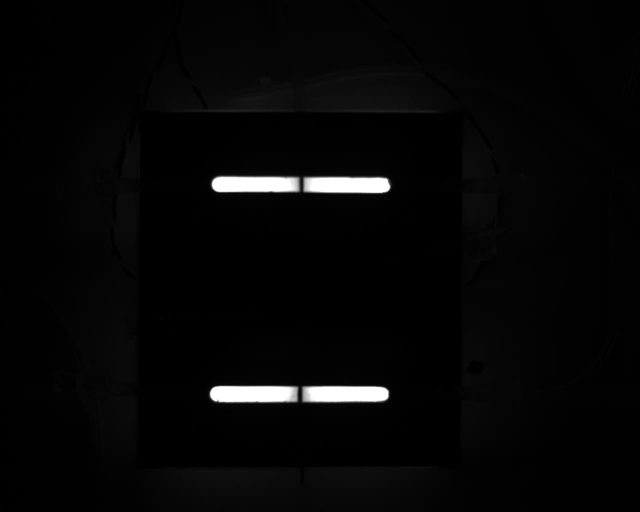
#> input picture frame 41 of Camera/outpy01.avi, 1280 x 1024 px, given in place of 8.avi, which was not available (shown at 1/2 size)
$ python ImgProcessing.py   (older library calls are emulated)
#> lines starting #> are read from the running program, lines starting #| are printed output that depends on the picture; after the words box and inside, x2 and y2 are one past the last pixel; in counts of white or black regions, pixels touching at a corner belong together; pictures that were not available may be replaced by others from this repository, and a replacement may not be noted
import cv2
import matplotlib.pyplot as plt
import numpy as np

# img = cv2.imread('test04.jpg')
cap = cv2.VideoCapture('8.avi')
cap.set(1, 41)
ret, img = cap.read()
#> img is the input picture: shape (1024, 1280, 3); min 0, max 255, mean 6.7

gray = cv2.cvtColor(img, cv2.COLOR_BGR2GRAY)

kernel_factor = 5
LOW_1 = 50
UPPER_1 = 90
LOW_2 = 0
UPPER_2 = 255


kernel = np.ones((kernel_factor,kernel_factor), np.uint8)
erosion = cv2.erode(img, kernel, iterations=1)
dilation = cv2.dilate(img, kernel, iterations=1)
closing = cv2.morphologyEx(img, cv2.MORPH_CLOSE, kernel)
opening = cv2.morphologyEx(img, cv2.MORPH_OPEN, kernel)

blur1 = cv2.medianBlur(gray, kernel_factor)
blur2 = cv2.GaussianBlur(gray, (kernel_factor,kernel_factor),0)

img_range = cv2.inRange(gray, LOW_1, UPPER_1)
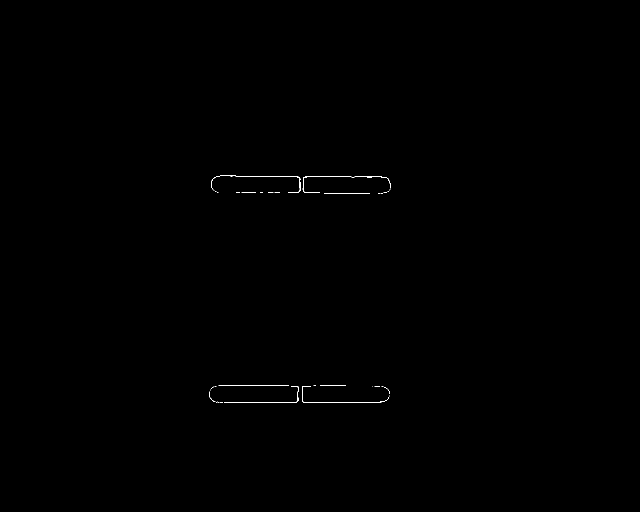
#> img_range: shape (1024, 1280) (shown at 1/2 size); 0.11% white in thin lines or dots, all inside (x1, y1, x2, y2) = (418, 351, 782, 806)

ret1, img1 = cv2.threshold(blur2, LOW_2, UPPER_2, cv2.THRESH_BINARY+cv2.THRESH_OTSU)
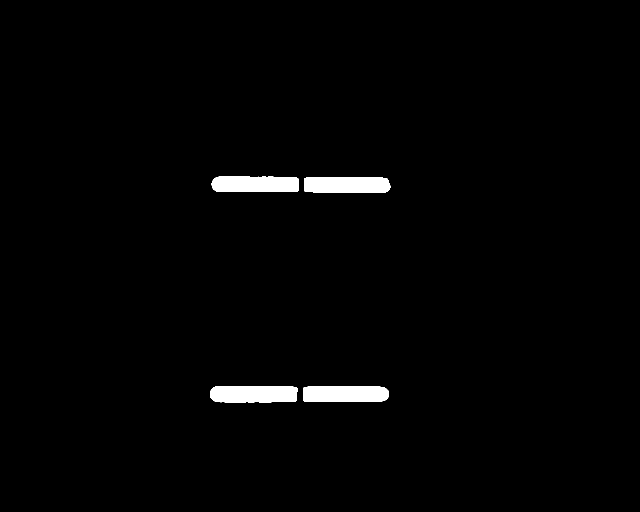
#> img1: shape (1024, 1280) (shown at 1/2 size); 1.6% white; 4 white regions, box (x1, y1, x2, y2) and area: (420, 772, 595, 805) 5492, (608, 354, 781, 386) 5236, (606, 772, 778, 804) 5215, (423, 353, 598, 384) 5180
#> ret1 = 120
img2 = cv2.adaptiveThreshold(gray, UPPER_2, cv2.ADAPTIVE_THRESH_GAUSSIAN_C, cv2.THRESH_BINARY, 15, 10)
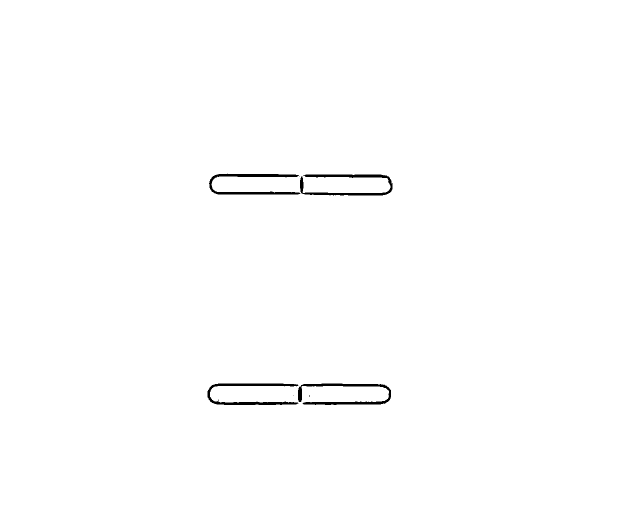
#> img2: shape (1024, 1280) (shown at 1/2 size); 99.4% white; 7 black regions (3 under 20 px), largest, box (x1, y1, x2, y2) and area: (596, 767, 782, 810) 2089, (600, 349, 785, 391) 2062, (418, 347, 601, 389) 1936, (415, 767, 597, 810) 1928

img3 = cv2.adaptiveThreshold(img_range, UPPER_2, cv2.ADAPTIVE_THRESH_MEAN_C, cv2.THRESH_BINARY, 15, 10)
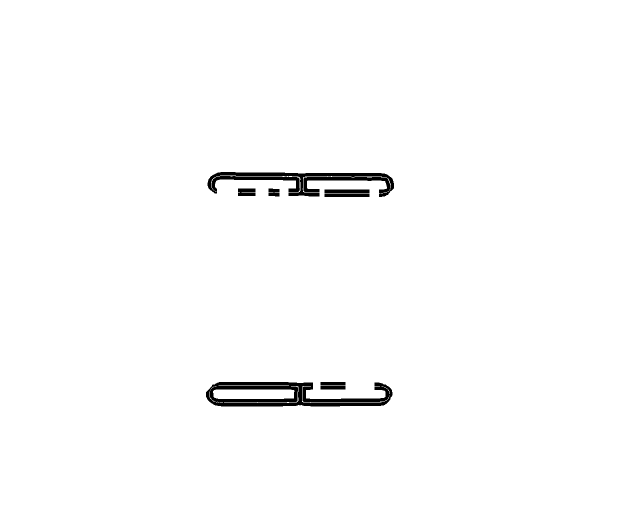
#> img3: shape (1024, 1280) (shown at 1/2 size); 98.6% white; 8 black regions, largest, box (x1, y1, x2, y2) and area: (412, 764, 785, 813) 8872, (415, 344, 788, 394) 6933, (649, 379, 739, 386) 630

img3_opening = cv2.morphologyEx(img3, cv2.MORPH_OPEN, kernel)
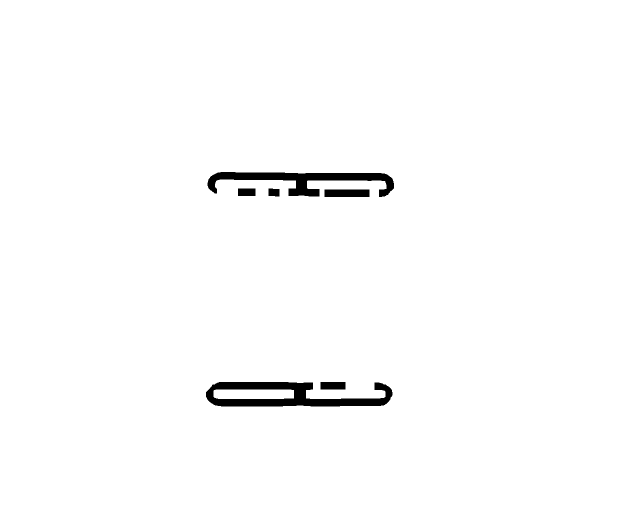
#> img3_opening: shape (1024, 1280) (shown at 1/2 size); 98.5% white; 6 black regions, box (x1, y1, x2, y2) and area: (412, 764, 785, 813) 9552, (415, 344, 788, 394) 7538, (649, 379, 739, 394) 1350, (641, 764, 691, 779) 750, (476, 377, 511, 392) 525, (537, 377, 559, 393) 326

img1_opening = cv2.morphologyEx(img1, cv2.MORPH_OPEN, kernel)
#> img1_opening: shape (1024, 1280); 1.6% white; 4 white regions

(im, contours, hierarchy) = cv2.findContours(img1_opening, cv2.RETR_TREE, cv2.CHAIN_APPROX_SIMPLE)
#> contours = 4 contours; box (x1, y1, x2, y2) and area: (420, 772, 595, 805) 5296, (608, 354, 781, 386) 5044, (606, 772, 777, 804) 5022, (423, 353, 598, 384) 4986
(im1, contours1, hierarchy1) = cv2.findContours(img3_opening, cv2.RETR_TREE, cv2.CHAIN_APPROX_SIMPLE)
#> contours1 = 8 contours; box (x1, y1, x2, y2) and area: (0, 0, 1280, 1024) 1308417, (411, 763, 786, 814) 13015, (414, 343, 789, 395) 8038, (427, 779, 588, 798) 2837, (648, 378, 740, 395) 1454, (640, 763, 692, 780) 814, (475, 376, 512, 393) 574, (536, 376, 560, 394) 362


i = 0
for c in contours:
    if cv2.contourArea(c) <150:
        continue
    i+=1
    area_contour = cv2.contourArea(c)
    print('Contour {} has an area of {}'.format(i, area_contour))
    cv2.drawContours(img, [c], 0, (255,255,0), 2)

    for c1 in contours1:
        if cv2.contourArea(c1)>200:
            # print('Contour not found')
            continue

        cnt1 = c1
        (x, y, w, h) = cv2.boundingRect(c1)
        M = cv2.moments(cnt1)
        if M['m00'] != 0 and M['m10']:
            cx1 = int(M['m10']/M['m00'])
            cy1 = int(M['m01']/M['m00'])
        if cv2.pointPolygonTest(c, (cx1,cy1), True) < 5:
            continue
        print('Find contour')
        cv2.drawContours(img, [cnt1], -1, [0,255,0], 1)
        cv2.rectangle(img, (x,y), (x+w, y+h), (255,0,0),2)
#> this loop made 4 passes
#> area_contour on passes 1 to 4: 5022, 5296.5, 5044, 4986.5
#| Contour 1 has an area of 5022.0
#| Contour 2 has an area of 5296.5
#| Contour 3 has an area of 5044.0
#| Contour 4 has an area of 4986.5
#> after the loop, i = 4
        # cv2.circle(img, (cx1,cy1), 2, (0,0,255), -1)


# titles = ['Original', 'Gray', 'Erosion', 'Dilation', 'Closing', 'Opening']
# images = [img, gray, erosion, dilation, closing, opening]
titles = ['Original', 'Gray', 'inRange', 'OTSU threshold', 'GaussianC', 'MeanC']
images = [img, gray, img_range, img1, img2, img3]

for i in range(6):
    plt.subplot(2,3,i+1), plt.imshow(images[i], 'gray')
    plt.title(titles[i])
    plt.xticks([]), plt.yticks([])


plt.show()
#> figure, not shown here; B, G, R data is drawn as R, G, B


if cv2.waitKey(1) & 0xFF in [27, ord('q')]:
#> (key q is pressed here)
    cv2.destroyAllWindows()
